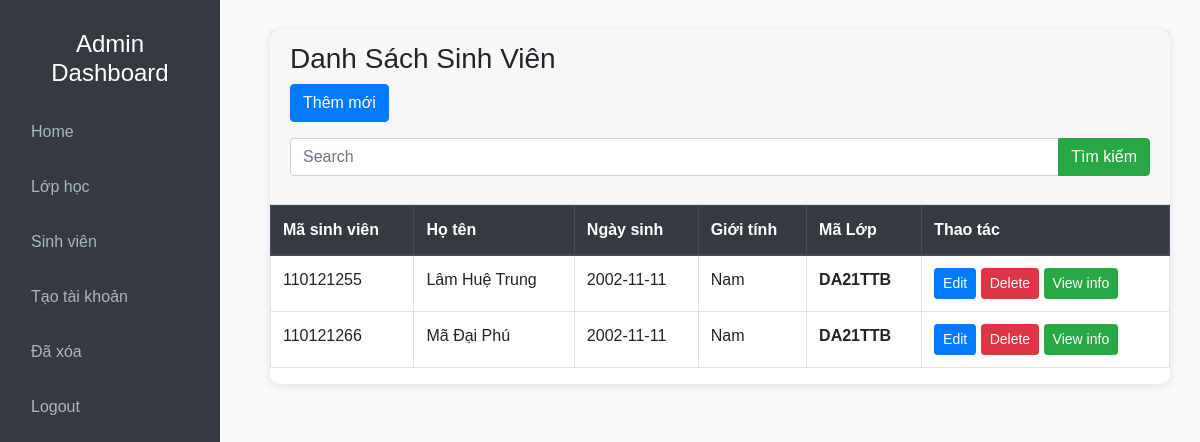
The page /admin/index.php?action=qlsv&query=lietke (signed in) on the database as committed earlier.
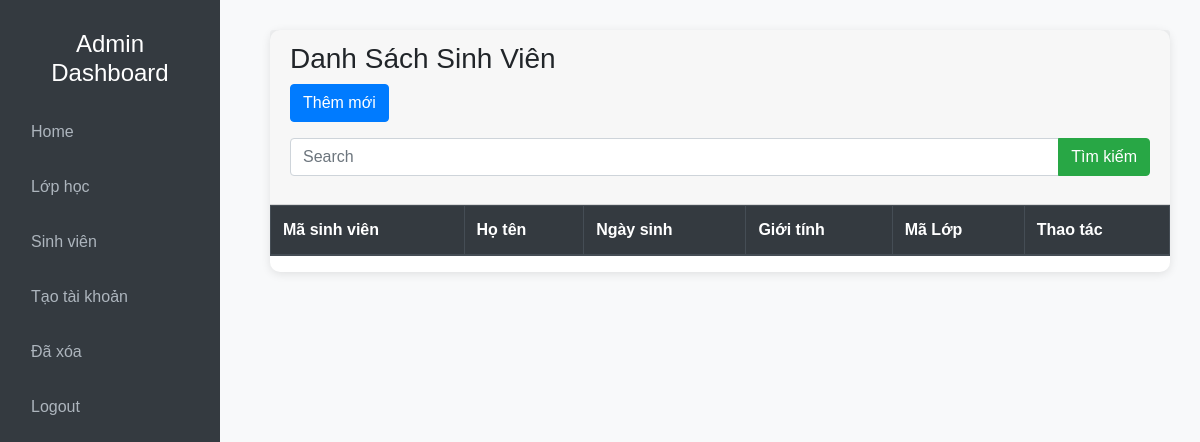
The same page on the database as committed later.
### tables this page shows
CREATE TABLE `sinhvien` (
  `maSV` varchar(9) NOT NULL COMMENT 'Mã sinh viên',
  `hoLot` varchar(20) NOT NULL COMMENT 'Họ lót',
  `tenSV` varchar(10) NOT NULL COMMENT 'Tên sinh viên',
  `ngaySinh` date NOT NULL COMMENT 'Ngày sinh',
  `gioiTinh` varchar(6) NOT NULL COMMENT 'Giới tính',
  `maLop` varchar(20) NOT NULL COMMENT 'Mã Lớp',
  `email` varchar(255) NOT NULL COMMENT 'Email',
  `soDT` varchar(11) NOT NULL COMMENT 'Số điện thoại',
  `diaChi` text NOT NULL COMMENT 'Địa chỉ',
  `hinhAnh` varchar(255) NOT NULL COMMENT 'Hình ảnh',
  `isDeleted` tinyint(1) DEFAULT 0
);

### admin/modules/qlSV/lietke.php (the view)
<?php
    if (isset($_POST['search'])) {
        $SearchText = $_POST['SearchText'];
        $sql = "SELECT * FROM sinhvien
                WHERE isDeleted = 0
                AND (CONCAT(hoLot, ' ', tenSV) LIKE '%$SearchText%'
                OR maSV LIKE '%$SearchText%'
                OR maLop LIKE '%$SearchText%'
                OR gioiTinh LIKE '%$SearchText%')";
    } else {
        $sql = "SELECT * FROM sinhvien WHERE isDeleted = 0";
    }
    $query = mysqli_query($conn, $sql);
?>
<div class="card">
        <div class="card-header ">
            <h3>Danh Sách Sinh Viên</h3>
            <a class = "btn btn-primary mb-3" href = "index.php?action=qlsv&query=them">Thêm mới</a>
            <form action="" method = "POST">
                <div class="input-group mb-3">
                    <input type="text" class="form-control" placeholder="Search" name = "SearchText">
                    <div class="input-group-append">
                        <button class="btn btn-success" type="submit" name="search">Tìm kiếm</button>
                    </div>
                </div>
            </form>
        </div>
        <table class="table table-bordered table-hover">
            <thead class="thead-dark">
                <tr>
                    <th scope="col">Mã sinh viên</th>
                    <th scope="col">Họ tên</th>
                    <th scope="col">Ngày sinh</th>
                    <th scope="col">Giới tính</th>
                    <th scope="col">Mã Lớp</th>
                    <th scope="col">Thao tác</th>
                </tr>
            </thead>
            <tbody>
            <?php while($row = mysqli_fetch_assoc($query)){?>
                <tr>
                    <td><?php echo $row['maSV'] ?></td>
                    <td><?php echo $row['hoLot'] . " " . $row['tenSV']; ?></td>
                    <td><?php echo $row['ngaySinh']?></td>
                    <td><?php echo $row['gioiTinh']?></td>
                    <th><?php echo $row['maLop']?></th>
                    <td>
                        <a href="?action=qlsv&query=sua&masv=<?php echo $row['maSV'] ?>" class="btn btn-sm btn-primary" class="btn btn-sm btn-danger" type="submit" >Edit</a>
                        <a onclick = "return confirm('Bạn có thực sự muốn xóa không?')" href="modules/qlSV/xuly.php?masv=<?php echo $row['maSV']; ?>" class="btn btn-sm btn-danger" type="submit">Delete</a>
                        <a onclick="window.location.href='index.php?action=qlsv&query=thongtin&masv=<?php echo $row['maSV'] ?>';" class="btn btn-sm btn-success" type="submit">View info</a>
                    </td>
                </tr>
            <?php } ?>
            </tbody>
        </table>
    </div>

### admin/index.php (shortened to what this page needs)
<!DOCTYPE html>
<html lang="en">
<head>
    <link href="https://stackpath.bootstrapcdn.com/bootstrap/4.5.2/css/bootstrap.min.css" rel="stylesheet">
    <link rel="stylesheet" type="text/css" href="../css/dasboard.css">
</head>
<body>
    <?php
        include('./modules/menu.php');
        include('./modules/main.php');
    ?>
</body>
</html>

### admin/modules/menu.php
<div class="sidebar">
    <h4 class="text-white text-center">Admin Dashboard</h4>
    <ul class="nav flex-column mt-4">
        <li class="nav-item">
            <a class="nav-link " href="#">Home</a>
        </li>
        <li class="nav-item">
            <a class="nav-link " href="index.php?action=qllop&query=lietke">Lớp học</a>
        </li>
        <li class="nav-item">
            <a class="nav-link" href="index.php?action=qlsv&query=lietke">Sinh viên</a>
        </li>
        <li class="nav-item">
            <a class="nav-link" href="?action=taotk&query=giangvien">Tạo tài khoản</a>
        </li>
        <li class="nav-item">
            <a class="nav-link" href="index.php?action=mautinrac&query=rac">Đã xóa</a>
        </li>
        <li class="nav-item">
            <a class="nav-link" href="../admin/logout.php">Logout</a>
        </li>
    </ul>
</div>

### admin/modules/main.php
<div class="content">
    <?php
        if(isset($_GET['action']) && $_GET['query']){
            $tam = $_GET['action'];
            $query = $_GET['query'];
        }else{
            $tam = '';
            $query = '';
        }
        if($tam == 'qllop' && $query == 'lietke'){
            include('modules/qlLop/lietke.php');
        }elseif($tam == 'qllop' && $query == 'them'){
            include('modules/qlLop/them.php');
        }elseif($tam == 'qllop' && $query == 'sua'){
            include('modules/qlLop/sua.php');
        }elseif($tam == 'qlsv' && $query == 'lietke'){
            include('modules/qlSV/lietke.php');
        }elseif($tam == 'qlsv' && $query == 'them'){
            include('modules/qlSV/them.php');
        }elseif($tam == 'qlsv' && $query == 'sua'){
            include('modules/qlSV/sua.php');
        }elseif($tam == 'qllop' && $query == 'showup'){
            include('modules/qlLop/showup.php');
        }elseif($tam == 'qlsv' && $query == 'thongtin'){
            include('modules/qlSV/thongtinchitiet.php');
        }elseif($tam == 'mautinrac' && $query == 'rac'){
            include('modules/backup/deleted.php');
        }elseif($tam == 'taotk' && $query == 'giangvien' ){
            include('../admin/signup.php');
        }
    ?>
</div>

### css/dasboard.css (style rules this page uses)
body { font-family: 'Arial', sans-serif; background-color: #f8f9fa; }
.sidebar { height: 100vh; background-color: #343a40; padding: 30px 15px; position: fixed; top: 0; left: 0; width: 220px; z-index: 1000; }
.sidebar .nav-link { color: #adb5bd; font-size: 16px; margin-bottom: 15px; }
.content { margin-left: 240px; padding: 30px; }
.card { border: none; border-radius: 10px; box-shadow: 0 2px 10px rgba(0, 0, 0, 0.1); margin-bottom: 20px; }

Rows that differ between the two databases and show on the page:
removed sinhvien: maSV "110121255", hoLot "Lâm Huệ", tenSV "Trung", ngaySinh "2002-11-11", gioiTinh "Nam", maLop "DA21TTB"
removed sinhvien: maSV "110121266", hoLot "Mã Đại", tenSV "Phú", ngaySinh "2002-11-11", gioiTinh "Nam", maLop "DA21TTB"
